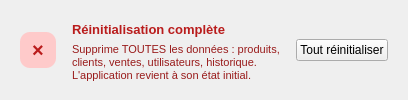
                                                            <widget class="QFrame" name="danger_card_danger">
                                                                <layout class="QHBoxLayout" name="dangerResetLayout">
                                                                    <property name="spacing">
                                                                        <number>16</number>
                                                                    </property>
                                                                    <property name="leftMargin">
                                                                        <number>20</number>
                                                                    </property>
                                                                    <property name="topMargin">
                                                                        <number>18</number>
                                                                    </property>
                                                                    <property name="rightMargin">
                                                                        <number>20</number>
                                                                    </property>
                                                                    <property name="bottomMargin">
                                                                        <number>18</number>
                                                                    </property>
                                                                    <item>
                                                                        <widget class="QLabel" name="dangerResetIcon">
                                                                            <property name="minimumSize">
                                                                                <size>
                                                                                    <width>36</width>
                                                                                    <height>36</height>
                                                                                </size>
                                                                            </property>
                                                                            <property name="maximumSize">
                                                                                <size>
                                                                                    <width>36</width>
                                                                                    <height>36</height>
                                                                                </size>
                                                                            </property>
                                                                            <property name="styleSheet">
                                                                                <string notr="true">background: #fecaca; color: #b91c1c; border-radius: 10px; font-size: 20px; font-weight: 800;</string>
                                                                            </property>
                                                                            <property name="text">
                                                                                <string>×</string>
                                                                            </property>
                                                                            <property name="alignment">
                                                                                <set>Qt::AlignmentFlag::AlignCenter</set>
                                                                            </property>
                                                                        </widget>
                                                                    </item>
                                                                    <item>
                                                                        <layout class="QVBoxLayout" name="dangerResetText">
                                                                            <property name="spacing">
                                                                                <number>3</number>
                                                                            </property>
                                                                            <item>
                                                                                <widget class="QLabel" name="dangerResetTitle">
                                                                                    <property name="styleSheet">
                                                                                        <string notr="true">color: #b91c1c; font-size: 13px; font-weight: 800;</string>
                                                                                    </property>
                                                                                    <property name="text">
                                                                                        <string>Réinitialisation complète</string>
                                                                                    </property>
                                                                                </widget>
                                                                            </item>
                                                                            <item>
                                                                                <widget class="QLabel" name="dangerResetDesc">
                                                                                    <property name="styleSheet">
                                                                                        <string notr="true">color: #991b1b; font-size: 11px;</string>
                                                                                    </property>
                                                                                    <property name="text">
                                                                                        <string>Supprime TOUTES les données : produits, clients, ventes, utilisateurs, historique. L'application revient à son état initial.</string>
                                                                                    </property>
                                                                                    <property name="wordWrap">
                                                                                        <bool>true</bool>
                                                                                    </property>
                                                                                </widget>
                                                                            </item>
                                                                        </layout>
                                                                    </item>
                                                                    <item>
                                                                        <widget class="QPushButton" name="btn_reset_all">
                                                                            <property name="cursor">
                                                                                <cursorShape>PointingHandCursor</cursorShape>
                                                                            </property>
                                                                            <property name="text">
                                                                                <string>Tout réinitialiser</string>
                                                                            </property>
                                                                        </widget>
                                                                    </item>
                                                                </layout>
                                                            </widget>
